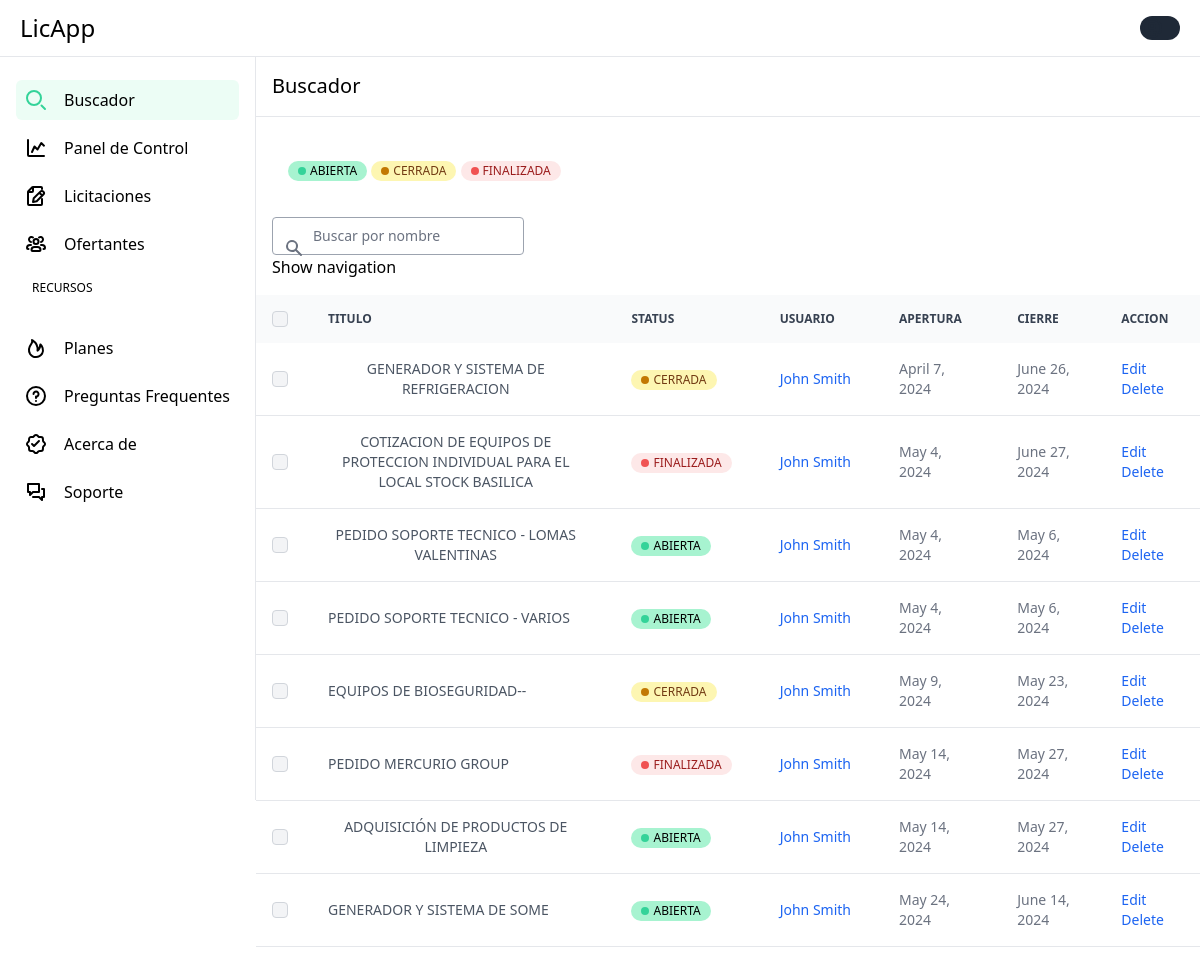
The app's page /buscador/, older data.
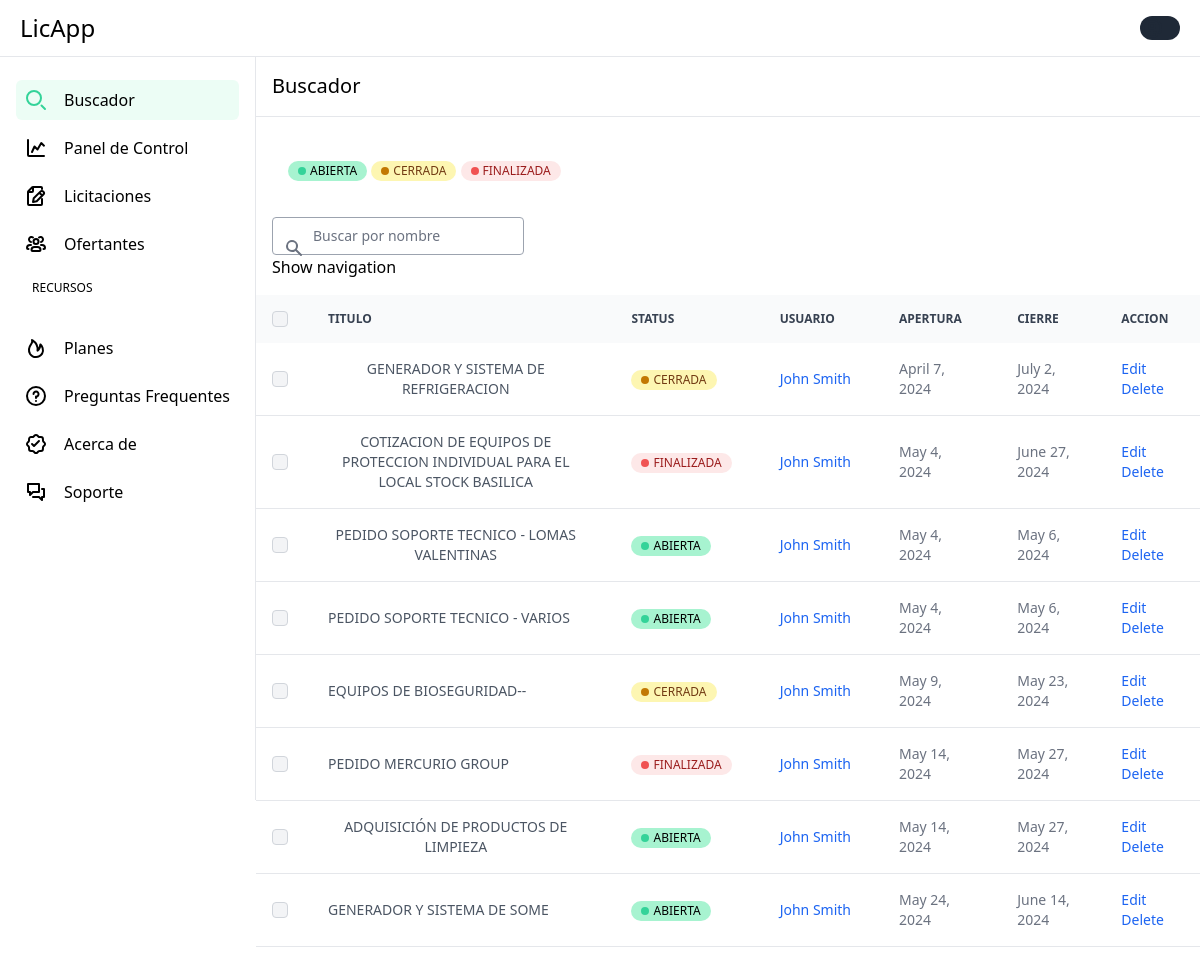
The same page, newer data.
### licitaciones/models.py (models this page shows)
class Licitacion(models.Model):
    title = models.CharField(max_length=255)
    obs = models.TextField(blank=True, null=True)
    start_date = models.DateField(auto_now_add=True, null=True)
    close_date = models.DateField()
    status = models.CharField(max_length=10, choices=get_status, default="OPEN")
    currency = models.CharField(max_length=15, choices=get_currencies)
    category = models.CharField(max_length=100, choices=get_categories)
    payment_method = models.CharField(max_length=255)
    delivery_time = models.CharField(blank=True, null=True, max_length=20)
    client = models.CharField(blank=True, null=True, max_length=20)
    city = models.CharField(blank=True, null=True, max_length=20, choices=get_cities)
    total_sum_lic = models.IntegerField()
    class Meta:
        verbose_name = "licitacion"
        verbose_name_plural = "licitaciones"

### home/views.py (the view)
# urls.py: path('buscador/', home_views.buscador, name="buscador"),
def buscador(request):
    licitaciones = Licitacion.objects.all()
    return render(request, "buscador.html", {"licitaciones": licitaciones})

### templates/buscador.html
{% extends 'base.html' %}
{% block content %}
<div id="buscador-body-container" class="content mt-14">
  <h1 class="mb-10 p-4 text-xl font-normal border-b border-gray-200">Buscador</h1>
  {% include 'partials/table_licitaciones.html' with licitaciones=licitaciones %}
</div>
{% endblock %}

### templates/partials/table_licitaciones.html (shortened to what the changed rows need)
<div x-data="{ open: false }" class="transition duration-600 ease-in py-5">
  <table class="w-full text-sm text-left rtl:text-right text-gray-500 dark:text-gray-400">
    <thead class="text-xs text-gray-700 uppercase bg-gray-50 dark:bg-gray-700 dark:text-gray-400">
      <tr>
        <th scope="col" class="p-4">
          <div class="flex items-center">
            <input id="checkbox-all-search" type="checkbox"
              class="w-4 h-4 text-blue-600 bg-gray-100 border-gray-300 rounded focus:ring-blue-500 dark:focus:ring-blue-600 dark:ring-offset-gray-800 dark:focus:ring-offset-gray-800 focus:ring-2 dark:bg-gray-700 dark:border-gray-600">
          </div>
        </th>
        <th scope="col" class="px-6 py-3">
          Titulo
        </th>
        <th scope="col" class="px-6 py-3">
          Status
        </th>
        <th scope="col" class="px-6 py-3">
          Usuario
        </th>
        <th scope="col" class="px-6 py-3">
          Apertura
        </th>
        <th scope="col" class="px-6 py-3">
          Cierre
        </th>
        <th scope="col" class="px-6 py-3">
          Accion
        </th>
      </tr>
    </thead>
    <tbody>
      {% for licitacion in licitaciones %}
        <tr class="bg-white border-b dark:bg-gray-800 dark:border-gray-700 hover:bg-gray-50 dark:hover:bg-gray-600">
          <td class="w-4 p-4">
            <div class="flex items-center">
              <input id="checkbox-table-search-1" type="checkbox"
                class="w-4 h-4 text-blue-600 bg-gray-100 border-gray-300 rounded focus:ring-blue-500 dark:focus:ring-blue-600 dark:ring-offset-gray-800 dark:focus:ring-offset-gray-800 focus:ring-2 dark:bg-gray-700 dark:border-gray-600">
            </div>
          </td>
          <th scope="row" class="px-6 py-4 font-medium text-gray-900 dark:text-white">
            <button type="button" class="font-medium text-gray-600 dark:text-gray-500 hover:underline hover:text-gray-900">{{ licitacion.title|upper }}</button>
          </th>
          <td class="px-6 py-4">
                {% if licitacion.status == 'OPEN' %}
                <span
                  class="inline-flex items-center bg-emerald-200 text-black text-xs font-medium px-2.5 py-0.5 rounded-full dark:bg-green-900 dark:text-green-300">
                  <span class="w-2 h-2 me-1 bg-emerald-400 rounded-full"></span>
                  ABIERTA
                </span>
                {% elif licitacion.status == 'CLOSED' %}
                <span
                  class="inline-flex items-center bg-yellow-100 text-yellow-800 text-xs font-medium px-2.5 py-0.5 rounded-full dark:bg-yellow-900 dark:text-yellow-300">
                  <span class="w-2 h-2 me-1 bg-yellow-500 rounded-full"></span>
                  CERRADA
                </span>
                {% else %}
                <span
                  class="inline-flex items-center bg-red-100 text-red-800 text-xs font-medium px-2.5 py-0.5 rounded-full dark:bg-red-900 dark:text-red-300">
                  <span class="w-2 h-2 me-1 bg-red-500 rounded-full"></span>
                  FINALIZADA
                </span>
                {% endif %}
          </td>
          <td class="max-w-52 px-6 py-4 truncate ...">
            <a href="#" class="font-medium text-blue-600 dark:text-blue-500 hover:underline">John Smith</a>
          </td>
          <td class="px-6 py-4">
            {{ licitacion.start_date }}
          </td>
          <td class="px-6 py-4">
            {{ licitacion.close_date }}
          </td>
          <td class="px-6 py-4">
            <a href="{% url 'update_licitacion' lic_id=licitacion.id %}" class="font-medium text-blue-600 dark:text-blue-500 hover:underline">Edit</a>
            <a href="#" class="font-medium text-blue-600 dark:text-blue-500 hover:underline">Delete</a>
          </td>
        </tr>
      {% endfor %}
    </tbody>
  </table>
</div>

Row changes from the older to the newer data that the page shows:
changed Licitacion "GENERADOR Y SISTEMA DE REFRIGERACION": close_date "June 26, 2024" → "July 2, 2024"
